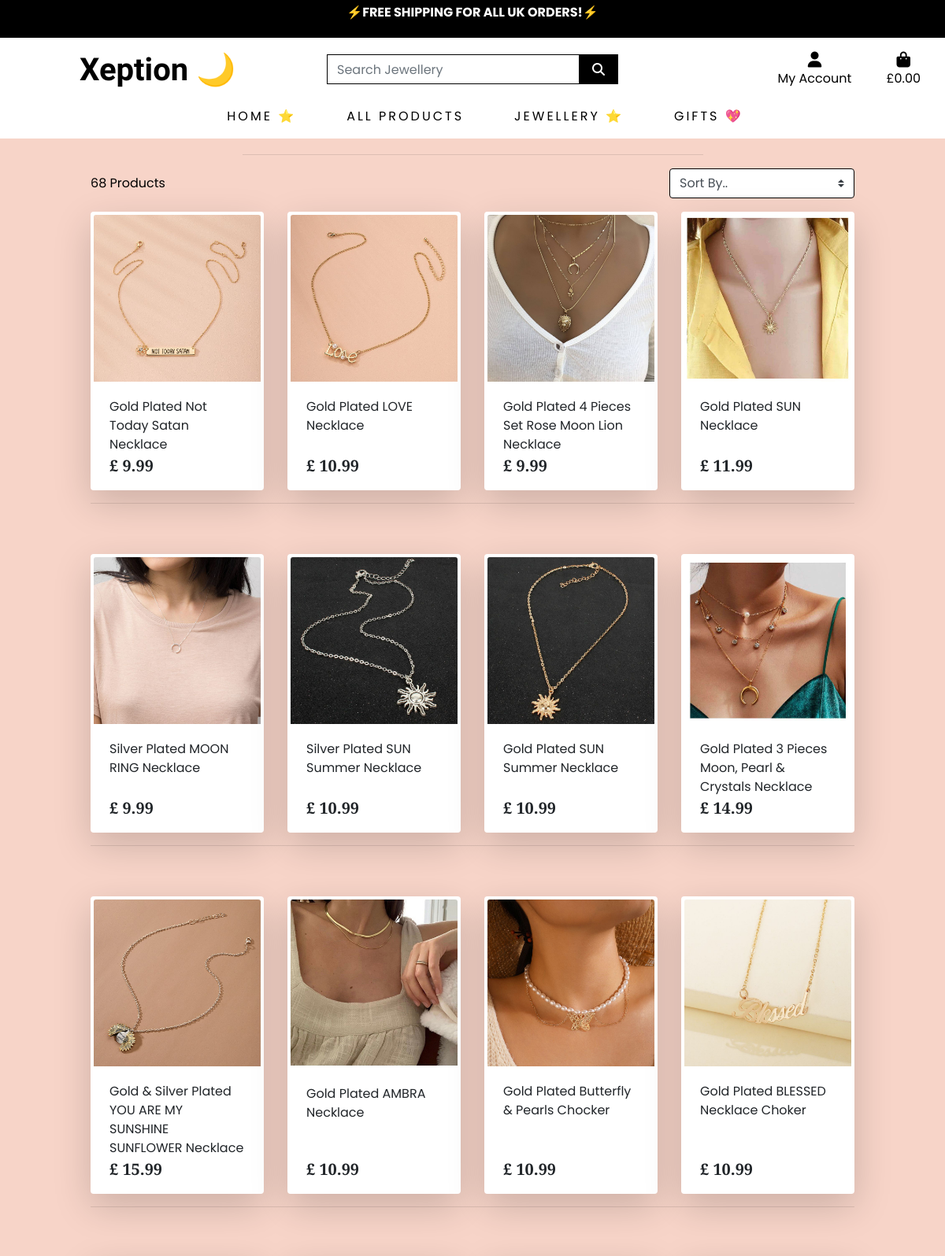
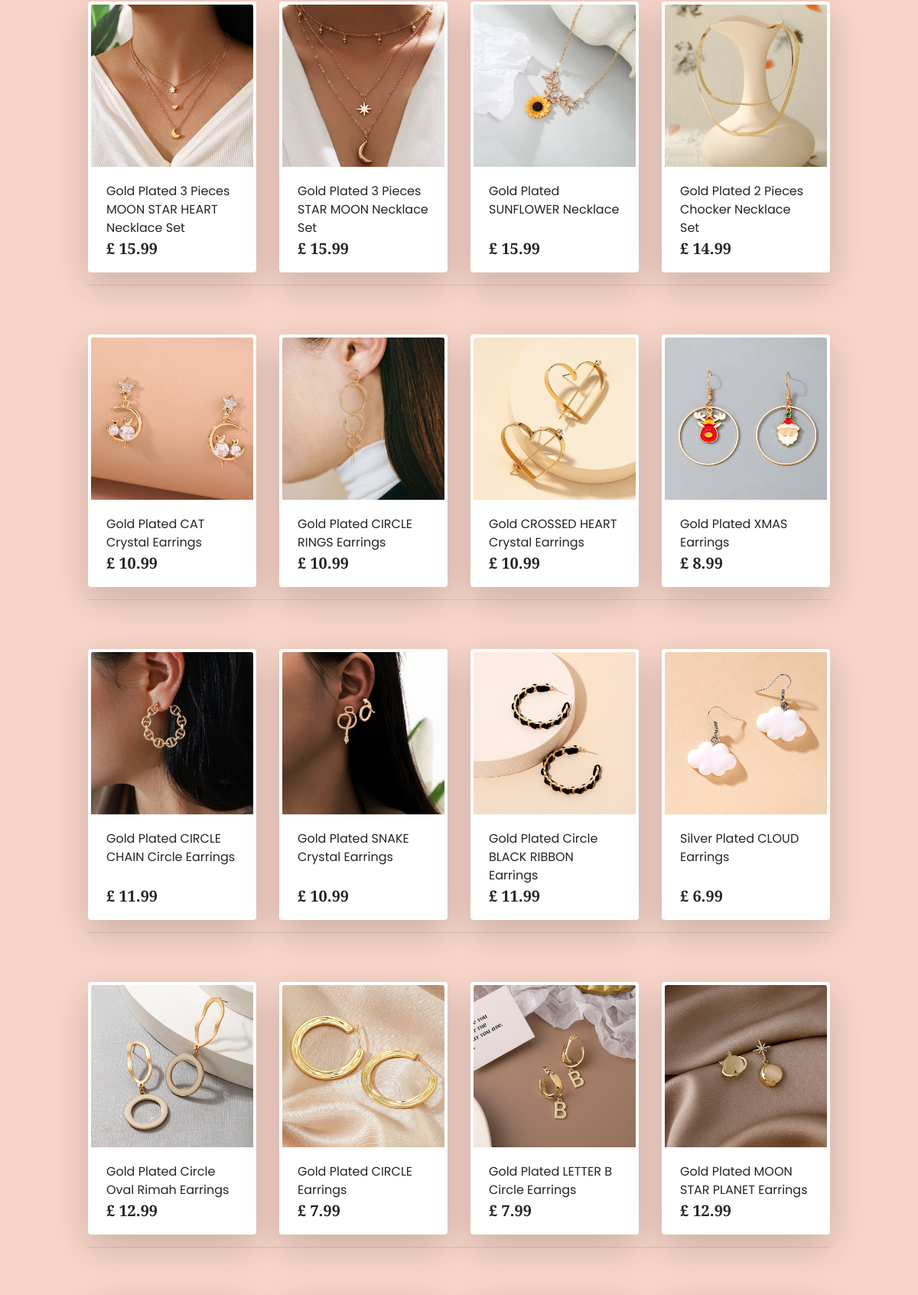
Screenshot of /products/ (upper part) with the database file from the repository (2 pictures, top to bottom).
### products/models.py (models this page shows, shortened)
class Product(models.Model):
    category = models.ForeignKey('Category', null=True, blank=True, on_delete=models.SET_NULL)
    sku = models.CharField(max_length=254, null=True, blank=True)
    name = models.CharField(max_length=254)
    description = models.TextField()
    price = models.DecimalField(max_digits=6, decimal_places=2)
    rating = models.DecimalField(max_digits=6, decimal_places=2, null=True, blank=True)
    image_url = models.URLField(max_length=1024, null=True, blank=True)
    image = models.ImageField(null=True, blank=True)

### products/views.py (the view, shortened to what this page needs)
# urls.py: path('', views.all_products, name='products'),
def all_products(request):
    products = Product.objects.all()
    query = None
    categories = None
    sort = None
    direction = None
    current_sorting = f'{sort}_{direction}'
    context = {
        'products': products,
        'search_term': query,
        'current_categories': categories,
        'current_sorting': current_sorting,
    }
    return render(request, 'products/products.html', context)

### bag/contexts.py (called while the page is built, shortened)
def bag_contents(request):
    bag_items = []
    total = 0
    product_count = 0
    bag = request.session.get('bag', {})
    if total < settings.FREE_DELIVERY_THRESHOLD:
        delivery = total * Decimal(settings.STANDARD_DELIVERY_PERCENTAGE / 100)
        free_delivery_delta = settings.FREE_DELIVERY_THRESHOLD - total
    else:
        delivery = 0
        free_delivery_delta = 0
    grand_total = delivery + total
    context = {
        'bag_items': bag_items,
        'total': total,
        'product_count': product_count,
        'delivery': delivery,
        'free_delivery_delta': free_delivery_delta,
        'free_delivery_threshold': settings.FREE_DELIVERY_THRESHOLD,
        'grand_total': grand_total,
    }
    return context

### products/templates/products/products.html (shortened to what this page needs)
{% extends "base.html" %}
{% load static %}
{% block page_header %}
    <div class="container header-container">
    </div>
{% endblock %}
{% block content %}
    <div class="overlay"></div>
    <div class="container-fluid">
        <div class="row">
            <div class="col text-center mt-3">
                <hr class="w-50 mb-1">
            </div>
        </div>
        <div class="row">
            <div class="product-container col-10 offset-1">
                <div class="row mt-1 mb-2">
                    <div class="col-12 col-md-6 my-auto order-md-last d-flex justify-content-center justify-content-md-end">
                        <div class="sort-select-wrapper w-50">
                            <select id="sort-selector" class="custom-select custom-select rounded-2  border-{% if current_sorting != 'None_None' %}info{% else %}black{% endif %}" style="border: 2px black;">
                                <option value="reset" {% if current_sorting == 'None_None' %}selected{% endif %}>Sort By..</option>
                            </select>
                        </div>
                    </div>
                    <div class="col-12 col-md-6 order-md-first">
                        <p class="text-black mt-3 text-center text-md-left">
                            {{ products|length }} Products{% if search_term %} found for <strong>"{{ search_term }}"</strong>{% endif %}
                        </p>
                    </div>
                </div>
                <div class="row">
                    {% for product in products %}
                        <div class="col-sm-6 col-md-6 col-lg-4 col-xl-3">
                            <div class="card h-100  shadow-lg" style="border: 4px solid white;">
                                {% if product.image %}
                                <a href="{% url 'product_detail' product.id %}" >
                                    <img class="card-img-top img-fluid" src="{{ product.image.url }}" alt="{{ product.name }}">
                                </a>
                                {% else %}
                                <a href="{% url 'product_detail' product.id %}">
                                    <img class="card-img-top img-fluid" src="{{ MEDIA_URL }}noimage.png" alt="{{ product.name }}">
                                </a>
                                {% endif %}
                                <div class="card-body pb-0">
                                    <p class="mb-0">{{ product.name }}</p>
                                </div>
                                <div class="card-footer bg-white pt-0 border-0 text-left">
                                    <div class="row">
                                        <div class="col">
                                            <p class="lead mb-0 text-left font-weight-bold" style="font-family: 'prata', serif;">£ {{ product.price }}</p>
                                        </div>
                                    </div>
                                </div>
                            </div>
                        </div>
                        {% if forloop.counter|divisibleby:4 %}
                            <div class="col-12 d-none d-xl-block mb-5">
                                <hr>
                            </div>
                        {% endif %}
                    {% endfor %}
                </div>
            </div>
        </div>
    </div>
{% endblock %}

### templates/base.html (shortened to what this page needs)
{% load static %}
<!doctype html>
<html lang="en">
  <head>
    {% block corecss %}
        <link rel="stylesheet" href="https://stackpath.bootstrapcdn.com/bootstrap/4.4.1/css/bootstrap.min.css">
        <link rel="stylesheet" href="{% static 'css/base.css' %}">
    {% endblock %}
  </head>
  <body>
    <header class="container-fluid fixed-top">
         <div class="row black-banner py-1" style="background-color: black;">
            <div class="col-12">
               <p class="text-center text-white">
                 <strong>  &#9889;FREE SHIPPING FOR ALL UK ORDERS!&#9889; </strong>
               </p>
            </div>
         </div>
<div id="topnav" class="row pt-lg-2 d-none d-lg-flex" style="background-color: white;">
    <div class="col-12 col-lg-4 my-auto py-1 py-lg-0">
        <a href="{% url 'home' %}" class="nav-link main-logo-link">
            <h2 class="logo-font text-black my-0"
                style="text-decoration: none; color: black; font-size: 40px; padding-left: 70px;"><strong
                    style="font-family: 'Homemade Apple', cursive;">Xeption &#127769;</strong> </h2>
        </a>
    </div>
    <div class="col-12 col-lg-4 my-auto py-1 py-lg-0">
        <form method="GET" action="{% url 'products' %}">
            <div class="input-group w-100">
                <input class="form-control border border-black rounded-0" type="text" name="q"
                    placeholder="Search Jewellery">
                <div class="input-group-append">
                    <button class="form-control btn btn-black border border-black rounded-0" type="submit" id="search-button">
                        <span class="icon">
                            <i class="fas fa-search"></i>
                        </span>
                    </button>
                </div>
            </div>
        </form>
    </div>
    <div class="col-12 col-lg-4 my-auto py-1 py-lg-0">
        <ul class="list-inline list-unstyled text-center text-lg-right my-0">
            <li class="list-inline-item dropdown">
                <a class="text-black nav-link" href="#" id="user-options" data-toggle="dropdown" aria-haspopup="true"
                    aria-expanded="false">
                    <div class="text-center">
                        <div><i class="fas fa-user fa-lg"></i></div>
                        <p class="my-0">My Account</p>
                    </div>
                </a>
            </li>
            <li class="list-inline-item">
                <a class="{% if grand_total %}text-black {% else %}text-black{% endif %} nav-link"
                    href="{% url 'view_bag' %}">
                    <div class="text-center">
                        <div><i class="fas fa-shopping-bag fa-lg"></i></div>
                        <p class="my-0">
                            {% if grand_total %}
                            £{{ grand_total|floatformat:2 }}
                            {% else %}
                            £0.00
                            {% endif %}
                        </p>
                    </div>
                </a>
            </li>
        </ul>
    </div>
</div>
         <div class="row bg-white">
            <nav class="navbar navbar-expand-lg navbar-light w-100" >
                {% include 'includes/main-nav.html' %}
            </nav>
        </div>
    </header>
    {% block page_header %}
    {% endblock %}
    {% block content %}
    {% endblock %}
    </body>
</html>

### templates/includes/main-nav.html (shortened to what this page needs)
<div class="collapse navbar-collapse" id="main-nav">
    <ul class="navbar-nav w-auto mx-auto">
        <li class="nav-item dropdown">
            <a class="logo-font  nav-link text-black mr-5" href="{% url 'home' %}" id="home-link" data-toggle="dropdown" aria-haspopup="true" aria-expanded="false" style="letter-spacing: 3px;">
               HOME &#11088;
            </a>
        </li>
        <li class="nav-item dropdown">
            <a class="logo-font  nav-link text-black mr-5" href="#" id="all-products-link" data-toggle="dropdown" aria-haspopup="true" aria-expanded="false" style="letter-spacing: 3px;">
                ALL PRODUCTS
            </a>
        </li>
        <li class="nav-item dropdown">
            <a class="logo-font  nav-link text-black mr-5" href="#" id="clothing-link" data-toggle="dropdown" aria-haspopup="true" aria-expanded="false" style="letter-spacing: 3px;">
                JEWELLERY &#11088;
            </a>
        </li>
        <li class="nav-item dropdown">
            <a class="logo-font  nav-link text-black" href="#" id="specials-link" data-toggle="dropdown" aria-haspopup="true" aria-expanded="false" style="letter-spacing: 3px;">
                GIFTS &#128150;
            </a>
        </li>
    </ul>
</div>

### static/css/base.css (style rules this page uses)
.black-banner { background-color: black; }
body { font-family: 'Poppins', serif; background-color: #F7D4C8; height: calc(100vh - 164px); }
.icon { align-items: center; display: inline-flex; justify-content: center; height: 1.5rem; width: 1.5rem; }
.main-logo-link { width: fit-content; height: 4rem; }
.btn-black { background: black; color: white; }
.text-black { color: #000 !important; }
.border-black { border: 1px solid black !important; }
.overlay { height: 100%; width: 100%; top: 0; left: 0; position: fixed; background: white; z-index: -1; }
.overlay { height: 100%; width: 100%; top: 0; left: 0; position: fixed; background: #F7D4C8; z-index: -1; }
@media (min-width: 1200px) { .container { max-width: 80%; } }
@media (min-width: 992px) { .header-container { padding-top: 164px; } }

### rows the page displays
Product: image (picture), name "Gold Plated Not Today Satan Necklace", price "9.99"
Product: image (picture), name "Gold Plated LOVE Necklace", price "10.99"
Product: image (picture), name "Gold Plated 4 Pieces Set Rose Moon Lion Necklace", price "9.99"
Product: image (picture), name "Gold Plated SUN Necklace", price "11.99"
Product: image (picture), name "Silver Plated MOON RING Necklace", price "9.99"
Product: image (picture), name "Silver Plated SUN Summer Necklace", price "10.99"
Product: image (picture), name "Gold Plated SUN Summer Necklace", price "10.99"
Product: image (picture), name "Gold Plated 3 Pieces Moon, Pearl & Crystals Necklace", price "14.99"
Product: image (picture), name "Gold & Silver Plated YOU ARE MY SUNSHINE SUNFLOWER Necklace", price "15.99"
Product: image (picture), name "Gold Plated AMBRA Necklace", price "10.99"
Product: image (picture), name "Gold Plated Butterfly & Pearls Chocker", price "10.99"
Product: image (picture), name "Gold Plated BLESSED Necklace Choker", price "10.99"
Product: image (picture), name "Gold Plated 3 Pieces MOON STAR HEART Necklace Set", price "15.99"
Product: image (picture), name "Gold Plated 3 Pieces STAR MOON Necklace Set", price "15.99"
Product: image (picture), name "Gold Plated SUNFLOWER Necklace", price "15.99"
Product: image (picture), name "Gold Plated 2 Pieces Chocker Necklace Set", price "14.99"
Product: image (picture), name "Gold Plated CAT Crystal Earrings", price "10.99"
Product: image (picture), name "Gold Plated CIRCLE RINGS Earrings", price "10.99"
Product: image (picture), name "Gold CROSSED HEART Crystal Earrings", price "10.99"
Product: image (picture), name "Gold Plated XMAS Earrings", price "8.99"
Product: image (picture), name "Gold Plated CIRCLE CHAIN Circle Earrings", price "11.99"
Product: image (picture), name "Gold Plated SNAKE Crystal Earrings", price "10.99"
Product: image (picture), name "Gold Plated Circle BLACK RIBBON Earrings", price "11.99"
Product: image (picture), name "Silver Plated CLOUD Earrings", price "6.99"
Product: image (picture), name "Gold Plated Circle Oval Rimah Earrings", price "12.99"
Product: image (picture), name "Gold Plated CIRCLE Earrings", price "7.99"
Product: image (picture), name "Gold Plated LETTER B Circle Earrings", price "7.99"
Product: image (picture), name "Gold Plated MOON STAR PLANET Earrings", price "12.99"

### other values shown
{{ products|length }} "68"
